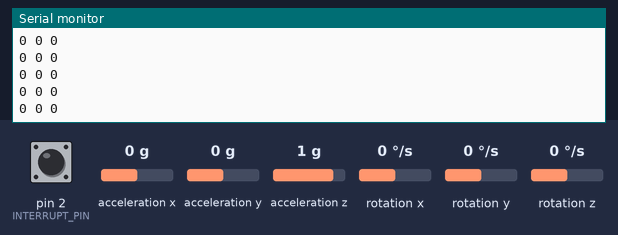
A sketch run on a simulated Arduino Uno, built with avr-gcc and run on an emulated ATmega328P. On the bench: the last lines printed to the serial monitor. The test bench sets the inputs (shaded band); at power-on: acceleration x 0 g, acceleration y 0 g, acceleration z 1 g, pin 2 (INTERRUPT_PIN) LOW, rotation x 0 °/s, rotation y 0 °/s, rotation z 0 °/s. The sensor or clock chip raises its interrupt line as the real part does.

Above: at 1.7 s.
1.8 s: acceleration x set to -1.4 g
At 1.83 s:
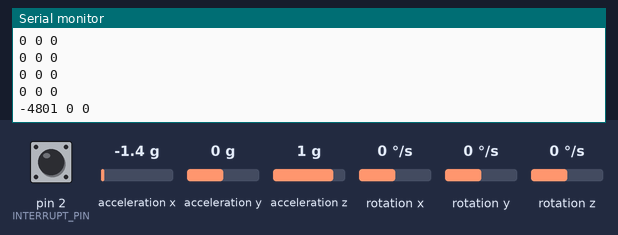
4.8 s: acceleration y set to -1.4 g
At 4.83 s:
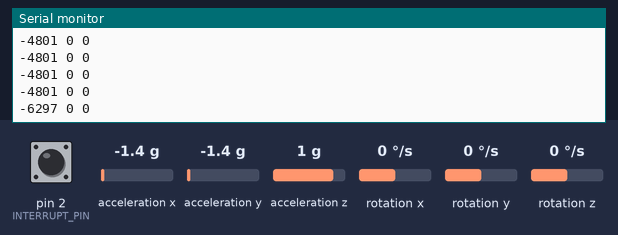
6.3 s: acceleration z set to -1.4 g
At 6.3 s:
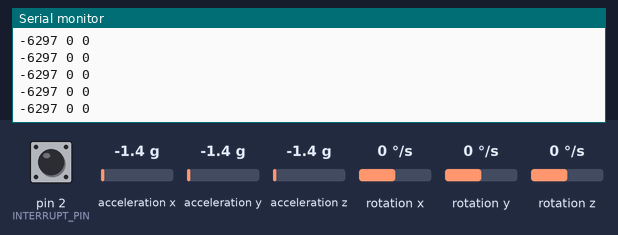
Timing chart, 0 to 9.3 s (numbered marks = the images above; inputs shaded):
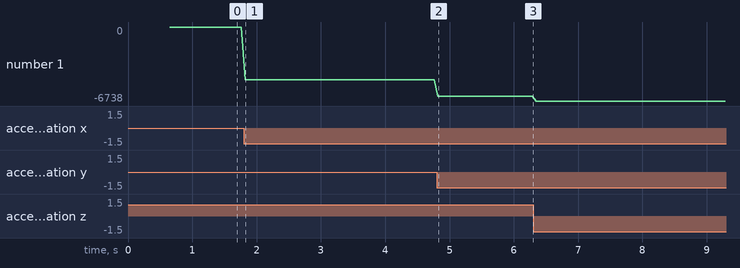

Measured:
- after the input at 1.8 s, the serial monitor: prints a new line at once (image 1)
- after the input at 4.8 s, the serial monitor: prints a new line at once (image 2)
- plotted number 1: 0 → -4801 after the input at 1.8 s, -4801 → -6297 after the input at 4.8 s, -6297 → -6738 after the input at 6.3 s

The sketch:

my_mpu6050.ino
```cpp
#include "I2Cdev.h"

#include "MPU6050_6Axis_MotionApps20.h"
#if I2CDEV_IMPLEMENTATION == I2CDEV_ARDUINO_WIRE
	#include "Wire.h"
#endif

MPU6050 mpu;

// uncomment "OUTPUT_READABLE_YAWPITCHROLL" if you want to see the yaw/
// pitch/roll angles (in degrees) calculated from the quaternions coming
// from the FIFO. Note this also requires gravity vector calculations.
// Also note that yaw/pitch/roll angles suffer from gimbal lock (for
// more info, see: http://en.wikipedia.org/wiki/Gimbal_lock)
//#define OUTPUT_READABLE_YAWPITCHROLL

// uncomment "OUTPUT_READABLE_REALACCEL" if you want to see acceleration
// components with gravity removed. This acceleration reference frame is
// not compensated for orientation, so +X is always +X according to the
// sensor, just without the effects of gravity. If you want acceleration
// compensated for orientation, us OUTPUT_READABLE_WORLDACCEL instead.
 #define OUTPUT_READABLE_REALACCEL

#define INTERRUPT_PIN 2  // use pin 2 on Arduino Uno & most boards
bool blinkState = false;

// MPU control/status vars
bool dmpReady = false;  // set true if DMP init was successful
uint8_t mpuIntStatus;   // holds actual interrupt status byte from MPU
uint8_t devStatus;      // return status after each device operation (0 = success, !0 = error)
uint16_t packetSize;    // expected DMP packet size (default is 42 bytes)
uint16_t fifoCount;     // count of all bytes currently in FIFO
uint8_t fifoBuffer[64]; // FIFO storage buffer

// orientation/motion vars
Quaternion q;           // [w, x, y, z]         quaternion container
VectorInt16 aa;         // [x, y, z]            accel sensor measurements
VectorInt16 aaReal;     // [x, y, z]            gravity-free accel sensor measurements
VectorInt16 aaWorld;    // [x, y, z]            world-frame accel sensor measurements
VectorFloat gravity;    // [x, y, z]            gravity vector
float euler[3];         // [psi, theta, phi]    Euler angle container
float ypr[3];           // [yaw, pitch, roll]   yaw/pitch/roll container and gravity vector

// packet structure for InvenSense teapot demo
uint8_t teapotPacket[14] = { '$', 0x02, 0,0, 0,0, 0,0, 0,0, 0x00, 0x00, '\r', '\n' };


// ================================================================
// ===               INTERRUPT DETECTION ROUTINE                ===
// ================================================================

volatile bool mpuInterrupt = false;     // indicates whether MPU interrupt pin has gone high
void dmpDataReady() {
	mpuInterrupt = true;
}

// ================================================================
// ===                      INITIAL SETUP                       ===
// ================================================================

void setup() {
	// join I2C bus (I2Cdev library doesn't do this automatically)
	#if I2CDEV_IMPLEMENTATION == I2CDEV_ARDUINO_WIRE
		Wire.begin();
		Wire.setClock(400000); // 400kHz I2C clock. Comment this line if having compilation difficulties
	#elif I2CDEV_IMPLEMENTATION == I2CDEV_BUILTIN_FASTWIRE
		Fastwire::setup(400, true);
	#endif

	Serial.begin(9600);
	while (!Serial); // wait for Leonardo enumeration, others continue immediately
	// initialize device
	mpu.initialize();
	Serial.println(F("Testing device connections..."));
	Serial.println(mpu.testConnection() ? F("MPU6050 connection successful") : F("MPU6050 connection failed"));
	Serial.println(F("Initializing DMP..."));
	devStatus = mpu.dmpInitialize();

	mpu.setXGyroOffset(220);
	mpu.setYGyroOffset(76);
	mpu.setZGyroOffset(-85);
	mpu.setZAccelOffset(1788);

	if (devStatus == 0) {
		mpu.CalibrateAccel(6);
		mpu.CalibrateGyro(6);
		mpu.PrintActiveOffsets();
		Serial.println(F("Enabling DMP..."));
		mpu.setDMPEnabled(true);

		Serial.print(F("Enabling interrupt detection (Arduino external interrupt "));
		Serial.print(digitalPinToInterrupt(INTERRUPT_PIN));
		Serial.println(F(")..."));
		attachInterrupt(digitalPinToInterrupt(INTERRUPT_PIN), dmpDataReady, RISING);
		mpuIntStatus = mpu.getIntStatus();

		Serial.println(F("DMP ready! Waiting for first interrupt..."));
		dmpReady = true;

		packetSize = mpu.dmpGetFIFOPacketSize();
	} else {
		// ERROR!
		Serial.print(F("DMP Initialization failed (code "));
		Serial.print(devStatus);
		Serial.println(F(")"));
	}
}


int	get_accel();
void	set_high_low(long long data);
// ================================================================
// ===                    MAIN PROGRAM LOOP                     ===
// ================================================================

int count = 0;
int condition = 0;
int data = 0;
long long time = 0;
long long time_zero = 0;
long long highest = 0;
long long lowest = 0;
void loop() {
	if (!dmpReady) return;
	if (mpu.dmpGetCurrentFIFOPacket(fifoBuffer)) { // Get the Latest packet
		data = get_accel();
		Serial.print(data);
		Serial.print(" ");
		Serial.print(count);
		Serial.print(" ");
		Serial.println(condition);

		if ( (-100 < aaReal.x < 100) && condition == 0)
		{
			time_zero = time;
		}

		if (data > 2500 && condition == 0)
		{
			condition = 1000;
		}
		else if (condition == 1000 && data > -100 && data < 259)
		{
			Serial.print("condition_up! ");
			Serial.println(data);
			condition = 2000;
		}
		else if (condition == 2000 && data > 2500)
		{
			count = count + 100;
			condition = 0;
		}
		if (time - time_zero > 30)
		{
			condition = 0;
		}
		delay(50);
	}
}

int get_accel()
{
	mpu.dmpGetQuaternion(&q, fifoBuffer);
	mpu.dmpGetAccel(&aa, fifoBuffer);
	mpu.dmpGetGravity(&gravity, &q);
	mpu.dmpGetLinearAccel(&aaReal, &aa, &gravity);
	time++;
	return (aaReal.x);
}

void set_high_low(long long data)
{
	if (highest < data)
		highest = data;
	else if (lowest < data)
		lowest = data;
}
```
